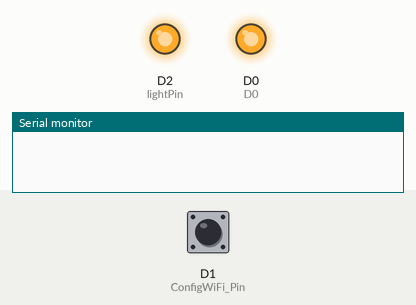
The sketch below on a simulated ESP8266 (NodeMCU). On the bench: output pins drawn as LEDs (lit = HIGH), the last lines printed to the serial monitor. Inputs (shaded band) come from the test bench; at power-on: D1 (ConfigWiFi_Pin) HIGH. WiFi joins after 1.5 s; servers stay silent unless stated; the local clock reads 2024-03-15 10:24:30 at power-on unless the sketch sets it.

Above: at 0.1 s.
At 3.6 s:
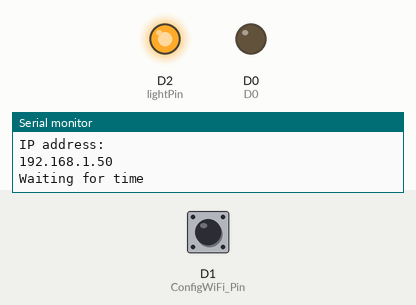
At 23.2 s:
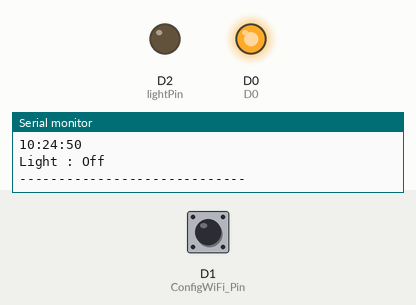
At 39.6 s:
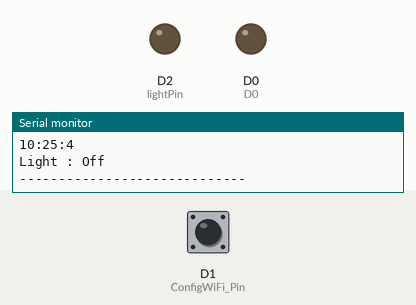
Timing chart, 0 to 41.1 s (numbered marks = the images above):
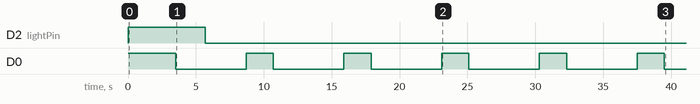

Measured:
- by itself, D2 (lightPin): HIGH → LOW at 5.7 s
- by itself, D0: alternates HIGH for 2.0 s and LOW for 5.2 s

The sketch:

smartPlug.ino
```cpp
#include <ESP8266WiFi.h>    //https://github.com/esp8266/Arduino
#include <DNSServer.h>
#include <ESP8266WebServer.h>
#include <WiFiManager.h>     //https://github.com/tzapu/WiFiManager
#include <ESP8266HTTPClient.h>
#include <time.h>
// set pin numbers:
#define D0 16             // USER LED Wake
#define ledPin  D0
#define D2 4
#define lightPin  D2
#define D1 5
#define ConfigWiFi_Pin D1
#define ESP_AP_NAME "Smart Plug"


int motion;
int timezone = 7 * 3600;                    //ตั้งค่า TimeZone ตามเวลาประเทศไทย
int dst = 0;
void setup()
{
  // initialize pin D0 as an output.
  pinMode(ledPin, OUTPUT);
  pinMode(lightPin, OUTPUT);
  pinMode(ConfigWiFi_Pin,INPUT_PULLUP);


  Serial.begin(115200);
  Serial.setDebugOutput(true);
  digitalWrite(ledPin,HIGH);//Turn on the LED
  digitalWrite(lightPin,HIGH);
  //WiFiManager
  //Local intialization. Once its business is done, there is no need to keep it around
  WiFiManager wifiManager;
  if(digitalRead(ConfigWiFi_Pin) == LOW) // Press button
  {
    wifiManager.resetSettings(); // go to ip 192.168.4.1 to config
    digitalWrite(D0,LOW);
  }
  //fetches ssid and password from EEPROM and tries to connect
  //if it does not connect, it starts an access point with the specified name
  //and goes into a blocking loop awaiting configuration
  wifiManager.autoConnect(ESP_AP_NAME);
  while (WiFi.status() != WL_CONNECTED)
  {
     delay(250);
     Serial.print(".");
  }
  Serial.println("WiFi connected");
  Serial.println("IP address: ");
  Serial.println(WiFi.localIP());
  digitalWrite(ledPin,HIGH);

  configTime(timezone, dst, "pool.ntp.org", "time.nist.gov");     //ดึงเวลาจาก Server
    Serial.println("\nWaiting for time");
    while (!time(nullptr)) {
      Serial.print(".");
      delay(1000);
    }
    Serial.println("");

}
void loop()
{
 digitalWrite(D0, HIGH);  // turn off the LED
 delay(2000);             // wait for two seconds
 digitalWrite(D0, LOW);   // turn on the LED
 delay(2000);             // wait for two seconds
 motionsensor();
 Time();
 Serial.println("-----------------------------");
 delay(2000);
}


void motionsensor(){
  if (WiFi.status() == WL_CONNECTED) {
    HTTPClient http;
    http.begin("http://203.154.83.137/SmartRoom/motionSersor.php");
    int httpCode = http.GET();
    //Serial.println(httpCode);
    if (httpCode > 0) {
    String readmotion = http.getString();
    motion = readmotion.toInt();
    Serial.print("Motion : ");
    Serial.println(motion);
    }
    http.end();
    }
  }

  void Time(){
    configTime(timezone, dst, "pool.ntp.org", "time.nist.gov");    //ดีงเวลาปัจจุบันจาก Server อีกครั้ง
    time_t now = time(nullptr);
    struct tm* p_tm = localtime(&now);
    Serial.println(ctime(&now));
    Serial.print(p_tm->tm_hour);Serial.print(":");
    Serial.print(p_tm->tm_min);Serial.print(":");
    Serial.println(p_tm->tm_sec);
    if(p_tm->tm_hour >= 7 and p_tm->tm_hour <= 16 ){
        digitalWrite(lightPin,LOW);
        Serial.println("Light : Off");

      }else if(p_tm->tm_hour >= 0 and p_tm->tm_hour < 7 ){
        if(motion == 1){
          digitalWrite(lightPin,LOW);
          Serial.println("Light : On");
          delay(600000);
          }else{
            digitalWrite(lightPin,HIGH);
            Serial.println("Light : Off");
            }
        }else if(p_tm->tm_hour > 16 and p_tm->tm_hour <= 23 ){
        if(motion == 1){
          digitalWrite(lightPin,LOW);
          Serial.println("Light : On");
          delay(600000);
          }else{
            digitalWrite(lightPin,HIGH);
            Serial.println("Light : Off");
            }
        }
    delay(1000);
    }
```
